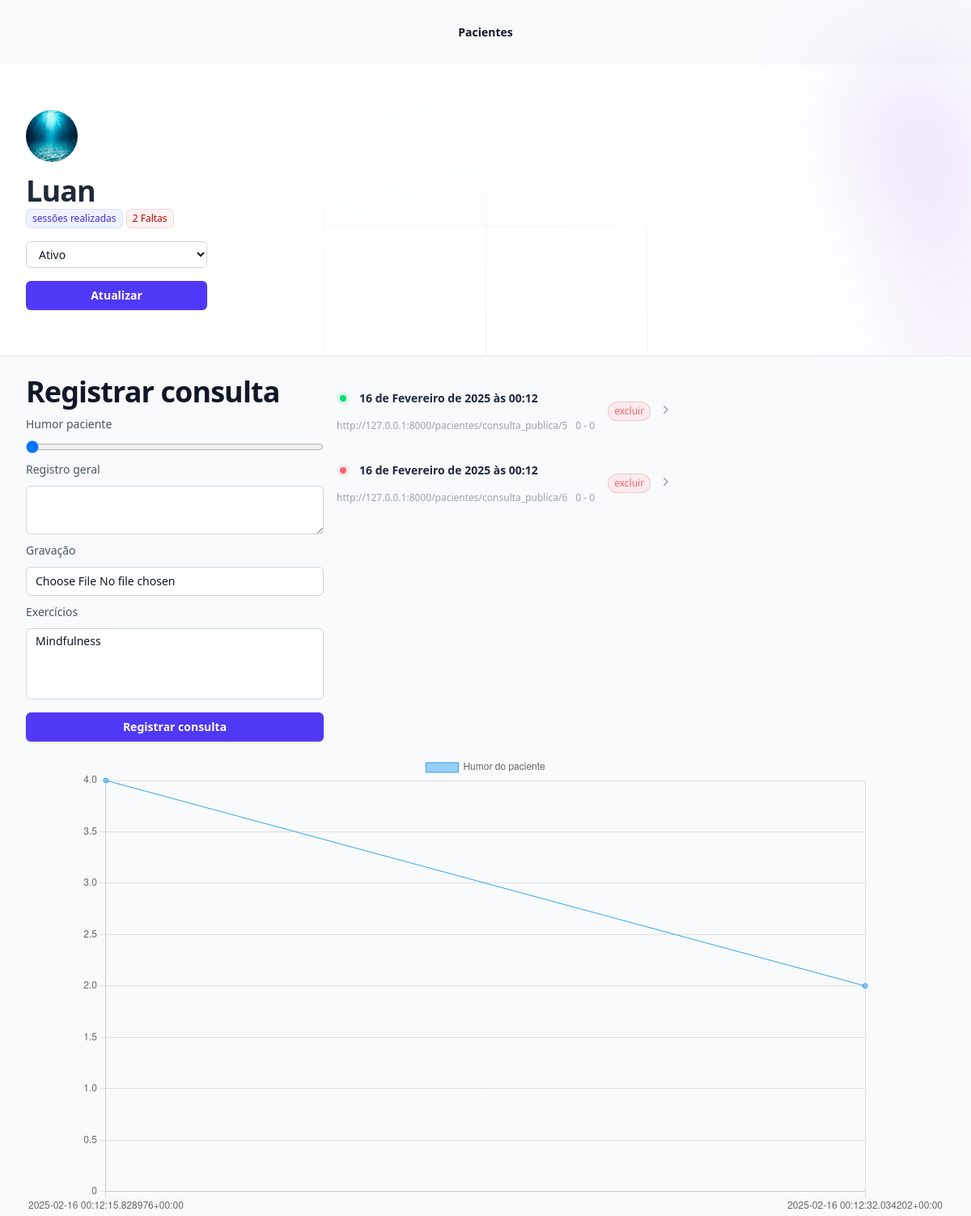
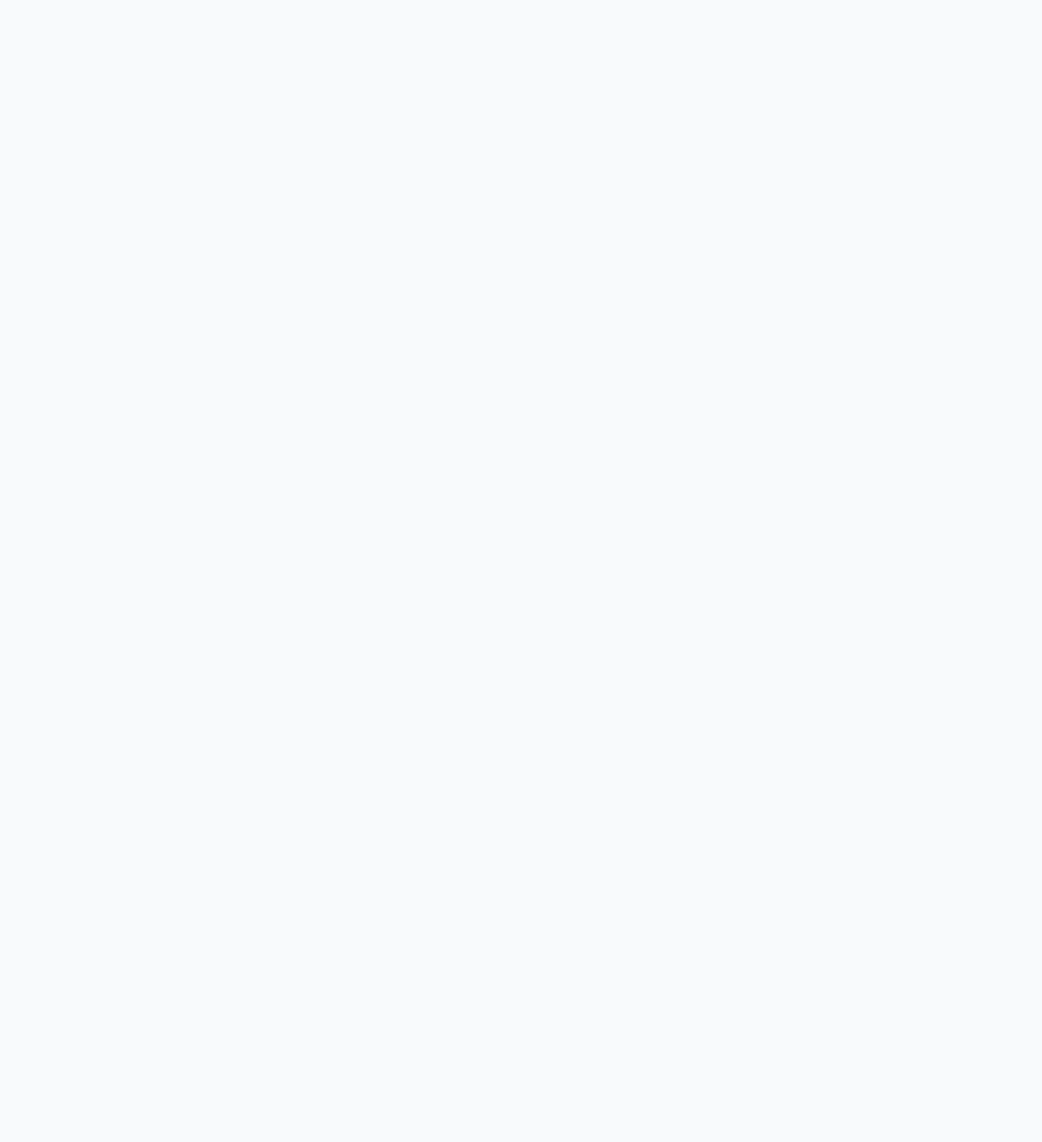
The page /pacientes/1 on the database its author committed (2 pictures, top to bottom).
### pacientes/models.py (models this page shows, shortened)
class Pacientes(models.Model):
    queixa_choices = (
        ('TDAH', 'TDAH'),
        ('D', 'Depressão'),
        ('A', 'Ansiedade'),
        ('TAG', 'Transtorno de ansiedade generalizada')
    )
    nome = models.CharField(max_length=255)
    email = models.EmailField(null=True, blank=True)
    telefone = models.CharField(max_length=255, null=True, blank=True)
    queixa = models.CharField(max_length=4, choices=queixa_choices, default='TDAH')
    foto = models.ImageField(upload_to='fotos')
    pagamento_em_dia = models.BooleanField(default=True)

class Consultas(models.Model):
    humor = models.PositiveIntegerField()
    registro_geral = models.TextField()
    video = models.FileField(upload_to="video")
    tarefas = models.ManyToManyField(Tarefas)
    paciente = models.ForeignKey(Pacientes, on_delete=models.CASCADE)
    data = models.DateTimeField(auto_now_add=True)
    @property
    def link_publico(self):
        return f"http://127.0.0.1:8000{reverse('consulta_publica', kwargs={'id': self.id})}"

### pacientes/views.py (the view, shortened to what this page needs)
# urls.py: path('<int:id>', views.paciente_view, name='paciente_view'),
def paciente_view(request, id):
    paciente = Pacientes.objects.get(id=id)
    if request.method == 'GET':
        tarefas = Tarefas.objects.all()
        consultas = Consultas.objects.filter(paciente=paciente)
        consultas_list = []
        for i in consultas:
                consultas_list.append(i.data)
        humor_list = []
        for i in consultas:
            humor_list.append(i)
        tuple_grafico = ([str(i.data) for i in consultas], [str(i.humor) for i in consultas])
        return render(request, 'paciente.html', {'paciente': paciente, 'tarefas': tarefas, 'consultas': consultas, 'tuple_grafico': tuple_grafico})

### pacientes/templates/paciente.html (shortened to what this page needs)
{% extends "base.html" %}
{% block 'body' %}
<div class="relative isolate">
    <div class="pointer-events-none absolute left-1/2 right-0 top-0 -z-10 -ml-24 transform-gpu overflow-hidden blur-3xl lg:ml-24 xl:ml-48" aria-hidden="true">
    </div>
    <div class="py-14 sm:py-14">
        <div class="mx-auto max-w-7xl px-6 lg:px-8">
          <div class="mx-auto max-w-2xl lg:mx-0">
            <img class="size-16 rounded-full" src="{{paciente.foto.url}}" alt="">
            <p class="mt-4 text-pretty text-4xl font-semibold tracking-tight text-gray-800 sm:text-4xl">{{paciente.nome}}</p>
            <span class="inline-flex items-center rounded-md bg-indigo-50 px-2 py-1 text-xs font-medium text-indigo-700 ring-1 ring-inset ring-indigo-700/10">{{total_consultas}} sessões realizadas</span>
            <span class="inline-flex items-center rounded-md bg-red-50 px-2 py-1 text-xs font-medium text-red-700 ring-1 ring-inset ring-red-700/10">2 Faltas</span>
            <form action="{% url 'atualizar_paciente' paciente.id %}" method="POST"> {% csrf_token %}
                <select name="pagamento_em_dia" class="block w-1/3 mt-4 rounded-md bg-white px-3 py-1.5 text-base text-gray-900 outline outline-1 -outline-offset-1 outline-gray-300 placeholder:text-gray-400 focus:outline focus:outline-2 focus:-outline-offset-2 focus:outline-indigo-600 sm:text-sm/6">
                    <option value="ativo" {% if paciente.pagamento_em_dia %}selected{% endif %}>Ativo</option>
                </select>
                <button type="submit" class="inline-flex justify-center rounded-md bg-indigo-600 mt-4 cursor-pointer px-3 py-2  w-1/3 text-sm font-semibold text-white shadow-sm hover:bg-indigo-500 focus-visible:outline focus-visible:outline-2 focus-visible:outline-offset-2 focus-visible:outline-indigo-600">Atualizar</button>
            </form>
          </div>
        </div>
    </div>
    <div class="bg-slate-50 h-screen border-t-1 border-slate-200 ">
        <div class="max-w-7xl mx-auto px-6 lg:px-8 mt-6">
            <div class="grid grid-cols-3 gap-4">
                <div>
                    <h2 class="text-pretty text-3xl font-semibold tracking-tight text-gray-900 sm:text-4xl">Registrar consulta</h2>
                    <form action="{% url 'paciente_view' paciente.id %}" method="POST" enctype='multipart/form-data'>{% csrf_token %}
                        <label for="nome" class="block mt-2 text-sm/6 font-medium text-gray-600">Humor paciente</label>
                        <div class="mt-2">
                            <input type="range" name="humor" min="1" max="5" value="1" class="block w-full rounded-md text-base text-gray-900 placeholder:text-gray-400 sm:text-sm/6">
                        </div>
                        <label for="nome" class="block mt-2 text-sm/6 font-medium text-gray-600">Registro geral</label>
                        <div class="mt-2">
                            <textarea name="registro_geral" id="" class="block w-full rounded-md bg-white px-3 py-1.5 text-base text-gray-900 outline outline-1 -outline-offset-1 outline-gray-300 placeholder:text-gray-400 focus:outline focus:outline-2 focus:-outline-offset-2 focus:outline-indigo-600 sm:text-sm/6"></textarea>
                        </div>
                        <label for="nome" class="block mt-2 text-sm/6 font-medium text-gray-600">Gravação</label>
                        <div class="mt-2">
                            <input type="file" required name="video" id="foto" class="block w-full rounded-md bg-white px-3 py-1.5 text-base text-gray-900 outline outline-1 -outline-offset-1 outline-gray-300 placeholder:text-gray-400 focus:outline focus:outline-2 focus:-outline-offset-2 focus:outline-indigo-600 sm:text-sm/6">
                        </div>
                        <label for="nome" class="block mt-2 text-sm/6 font-medium text-gray-600">Exercícios</label>
                        <div class="mt-2">
                            <select name="tarefas" id="" multiple class="block w-full rounded-md bg-white px-3 py-1.5 text-base text-gray-900 outline outline-1 -outline-offset-1 outline-gray-300 placeholder:text-gray-400 focus:outline focus:outline-2 focus:-outline-offset-2 focus:outline-indigo-600 sm:text-sm/6">
                                {% for tarefa in tarefas %}
                                    <option value="{{tarefa.id}}">{{tarefa.tarefa}}</option>
                                {% endfor %}
                            </select>
                        </div>
                        <button type="submit" class="inline-flex justify-center rounded-md bg-indigo-600 mt-4 cursor-pointer px-3 py-2 w-full text-sm font-semibold text-white shadow-sm hover:bg-indigo-500 focus-visible:outline focus-visible:outline-2 focus-visible:outline-offset-2 focus-visible:outline-indigo-600">Registrar consulta</button>
                    </form>
                </div>
                <div class="mx-auto">
                    <ul role="list" class="divide-y divide-white/5">
                        {% for consulta in consultas %}
                            <li class="relative flex items-center space-x-4 py-4">
                            <div class="min-w-0 flex-auto">
                                <div class="flex items-center gap-x-3">
                                <div class="flex-none rounded-full p-1 {% if consulta.humor >= 3 %} bg-green-400/10  text-green-400 {% else %} bg-red-400/10  text-red-400 {% endif %}">
                                    <div class="size-2 rounded-full bg-current"></div>
                                </div>
                                <h2 class="min-w-0 text-sm/6 font-semibold text-slate-800">
                                    <a href="{% url 'consulta_publica' consulta.id %}" class="flex gap-x-2">
                                    <span class="truncate">{{consulta.data}}</span>
                                    </a>
                                </h2>
                                </div>
                                <div class="mt-3 flex items-center gap-x-2.5 text-xs/5 text-gray-400">
                                <p class="truncate">{{consulta.link_publico}}</p>
                                <p class="whitespace-nowrap">0 - 0</p>
                                </div>
                            </div>
                                <a href="{% url 'excluir_consulta' consulta.id %}" class="flex gap-x-2">
                                    <div class="flex-none rounded-full bg-red-400/10 px-2 py-1 text-xs font-medium text-red-400 ring-1 ring-inset ring-red-400/30">excluir</div>
                                    <svg class="size-5 flex-none text-gray-400" viewBox="0 0 20 20" fill="currentColor" aria-hidden="true" data-slot="icon">
                                        <path fill-rule="evenodd" d="M8.22 5.22a.75.75 0 0 1 1.06 0l4.25 4.25a.75.75 0 0 1 0 1.06l-4.25 4.25a.75.75 0 0 1-1.06-1.06L11.94 10 8.22 6.28a.75.75 0 0 1 0-1.06Z" clip-rule="evenodd" />
                                    </svg>
                                </a>
                            </li>
                        {% endfor %}
                      </ul>
                </div>
            </div>
            <div class="mt-4">
                <canvas id="myChart"></canvas>
              </div>
        </div>
    </div>
</div>
<script>
    const ctx = document.getElementById('myChart');
    new Chart(ctx, {
      type: 'line',
      data: {
        labels: {{tuple_grafico.0|safe}},
        datasets: [{
          label: 'Humor do paciente',
          data: {{tuple_grafico.1|safe}},
          borderWidth: 1
        }]
      },
      options: {
        scales: {
          y: {
            beginAtZero: true
          }
        }
      }
    });
</script>
{% endblock 'body' %}

### rows shown on the page
Pacientes: foto (picture), nome "Luan", pagamento_em_dia "Ativo"
Consultas: humor 4 (drawn), data "16 de Fevereiro de 2025 às 00:12", link_publico "http://127.0.0.1:8000/pacientes/consulta_publica/5"
Consultas: humor 2 (drawn), data "16 de Fevereiro de 2025 às 00:12", link_publico "http://127.0.0.1:8000/pacientes/consulta_publica/6"

### other values the page prints
chart data {{ tuple_grafico.1|safe }} ['4', '2']
